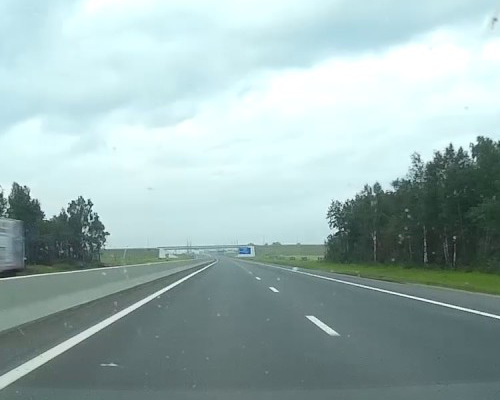
#> input picture Hough/Rog49.png, 500 x 400 px
$ jupyter execute 'Root detector v2.ipynb'
#> lines starting #> are read from the running program, lines starting #| are printed output that depends on the picture; after the words box and inside, x2 and y2 are one past the last pixel; in counts of white or black regions, pixels touching at a corner belong together
[cell 1]
import cv2
import numpy  as np
import pandas as pd
import matplotlib.pylab as plt

[cell 2]
def view(img, x=7, y=7, _cmap='autumn_r'):
    plt.figure(figsize=(x, y))
    plt.imshow(img, cmap=_cmap)
    plt.show()

### Const

[cell 3]
min_crossing_angle = 1

### Functions

[cell 4]
def region_of_interest_rgb(img, vertices):
    mask             = np.zeros_like(img)
    channel_count    = img.shape[2]
    match_mask_color = (255,) * channel_count # (255, 255, 255)

    cv2.fillPoly(mask, vertices, match_mask_color)

    masked_image = cv2.bitwise_and(img, mask)
    return masked_image


def region_of_interest_canny(img, vertices):
    mask             = np.zeros_like(img)
    match_mask_color = 255

    cv2.fillPoly(mask, vertices, match_mask_color)

    masked_image = cv2.bitwise_and(img, mask)
    return masked_image

### 1. Read Image

[cell 5]
image   = cv2.imread('Rog49.png')
#> image is the input picture: shape (400, 500, 3); mean B, G, R 179.8, 180.6, 157.6
image   = cv2.cvtColor(image, cv2.COLOR_BGR2RGB)

[cell 6]
view(image)

### Function of interest region

[cell 7]
h, w, _ = image.shape
#> h = 400; w = 500

region_of_VP = [
    (0, h),
    (w/2, h/2),
    (w, h)
]
#> region_of_VP = [(0, 400), (250, 200), (500, 400)]

cut_image = region_of_interest_rgb(image,
                np.array([region_of_VP], np.int32))
#> in region_of_interest_rgb, `cv2.fillPoly(mask, vertices, match_mask_color)`:
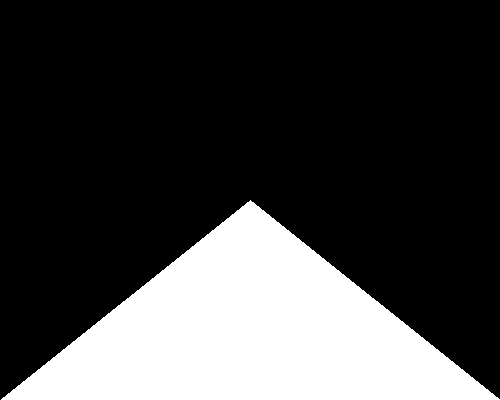
#> mask: shape (400, 500, 3); 25% white; 1 white region, box (x1, y1, x2, y2) and area: (1, 200, 500, 400) 50050
#> in region_of_interest_rgb, `masked_image = cv2.bitwise_and(img, mask)`:
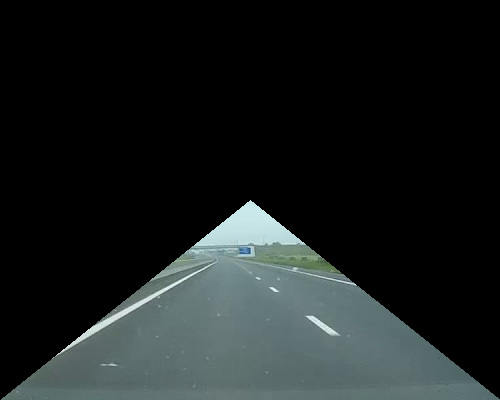
#> masked_image: shape (400, 500, 3); mean R, G, B 26.3, 31.2, 31.1

### Make gray

[cell 8]
gray      = cv2.cvtColor(image, cv2.COLOR_RGB2GRAY)
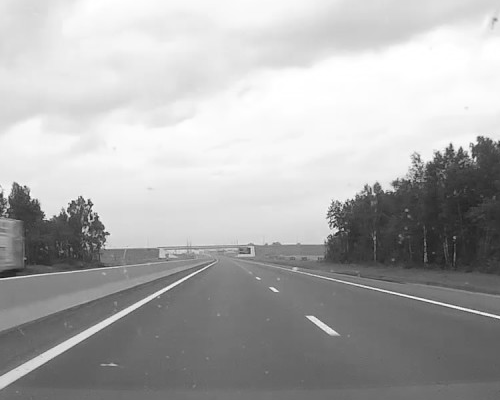
#> gray: shape (400, 500); min 22, max 255, mean 173.7
gray_cut  = cv2.cvtColor(cut_image, cv2.COLOR_RGB2GRAY)

### Make bloor

[cell 9]
blur     = cv2.blur(gray,(3,3))
blur_cut = cv2.blur(gray_cut,(3,3))
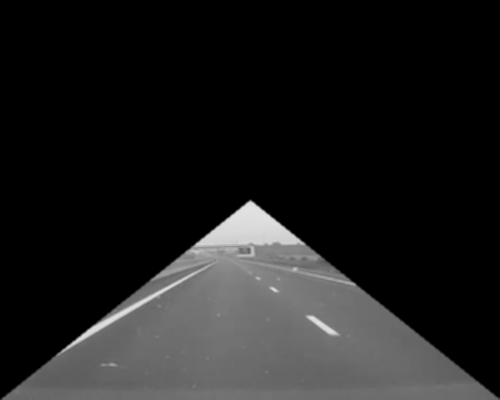
#> blur_cut: shape (400, 500); min 0, max 225, mean 29.8

[cell 10]
view(blur, _cmap='gray')

### Calcualte Median

[cell 11]
medin = np.median(blur.reshape(-1)) # we calculate this to calculate low and high thresh
#> medin = 213
medin
#> Out = 213

### Calculate thresh

[cell 12]
std_dev = 0.5

low_thresh  = medin / std_dev
#> low_thresh = 426
high_thresh = medin * std_dev
#> high_thresh = 106.5

print(low_thresh, "|||", high_thresh)
#| 426.0 ||| 106.5

### Calculate Canny

[cell 13]
canny = cv2.Canny(blur, low_thresh, high_thresh)
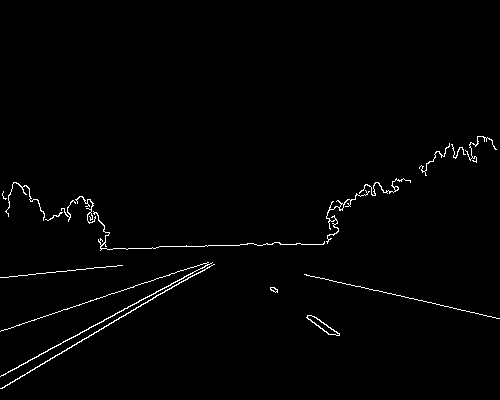
#> canny: shape (400, 500); 1.3% white in thin lines or dots, all inside (x1, y1, x2, y2) = (0, 136, 500, 389)
view(canny, _cmap='gray')

### Hough threshold

[cell 14]
def calculate_hough_threshold(img, houghlines_divisor):
#> called with houghlines_divisor = 19
    image_rows = img.shape[0] ** 2
#> image_rows = 160000
    image_cols = img.shape[1] ** 2
#> image_cols = 250000

    hough_threshold = (np.sqrt(image_rows + image_cols) / houghlines_divisor)
#> hough_threshold = 33.7

    return hough_threshold

[cell 15]
houghlines_divisor = 19
hough_threshold    = int(calculate_hough_threshold(canny, houghlines_divisor))
#> hough_threshold = 33
hough_threshold
#> Out = 33

### Hough

[cell 16]
lines  = cv2.HoughLines(canny, 1, np.pi / 180, hough_threshold)
#> lines = 85 rows, first 8: [331, 1.08], [198, 1.8], [334, 1.03], [335, 1.05], [249, 1.55], [333, 1.1], [330, 1.06], [276, 1.47]
points = []

[cell 17]
def draw_hough_lines(img, lines):

    copy_img = img.copy()
    img2 = img.copy()

    for i in range(len(lines)):
        # rho Это дистанция до кординаты (center,center)
        # theta угол повората изображения
        rho    = lines[i][0][0]
        theta1 = lines[i][0][1]

        theta_thresh  = 0.2

        costheta1 = 0
        costheta2 = 0

        sintheta1 = 0
        sintheta2 = 0

        rho1 = 0
        rho2 = 0

        if ((theta1 >(0 + theta_thresh)) and (theta1 < (np.pi / 2 - theta_thresh)) or (theta1 >((np.pi / 2) + theta_thresh)) and (theta1 < (np.pi - theta_thresh))):

            # a нормирование
            # b нормирование
            a = np.cos(theta1)
            b = np.sin(theta1)
            # кадинаты
            x0 = a * rho
            y0 = b * rho

            # начало вектора
            x1 = int(x0 + 1000 * (-b))
            y1 = int(y0 + 1000 * (a))
            # конец вектора
            x2 = int(x0 - 1000 * (-b))
            y2 = int(y0 - 1000 * (a))
            # Рисование
            cv2.line(copy_img, (x1, y1), (x2, y2), (0, 255, 255), 2)

            costheta1 = np.cos(theta1)
            sintheta1 = np.sin(theta1)
            rho1 = rho

            for j in range(i + 1, len(lines)):
                rho    = lines[j][0][0]
                theta2 = lines[j][0][1]

                costheta2 = np.cos(theta2)
                sintheta2 = np.sin(theta2)

                rho2 = rho

                if ((np.abs(theta1) - np.abs(theta2)) < min_crossing_angle):
                    break

                determinative = (costheta1 * sintheta2) - (sintheta1 * costheta2)

                intersection_x = ( ( sintheta2 * rho1) - (sintheta1 * rho2) ) / determinative
                intersection_y = ( (-costheta2 * rho1) + (costheta1 * rho2) ) / determinative

                if (intersection_x > 0) and (intersection_y > 0):
                    if not np.isinf(intersection_x):
                        if not np.isinf(intersection_y):

                            intersection_x = int(intersection_x)
                            intersection_y = int(intersection_y)
                            points.append([intersection_x, intersection_y])
                            img2 = cv2.drawMarker(img2, (intersection_x, intersection_y), (0, 255, 255), cv2.MARKER_CROSS, 5, 5, 1)
#> this loop made 85 passes
#> (theta1, costheta1, sintheta1, rho1, a, b, x0) on passes 1, 2, 3, 4, 6, 7, 9, 10, 12, 13, 14, 15: (1.08, 0.469, 0.883, 331, 0.469, 0.883, 155.4), (1.8, -0.225, 0.974, 198, -0.225, 0.974, -44.54), (1.03, 0.515, 0.857, 334, 0.515, 0.857, 172), (1.05, 0.5, 0.866, 335, 0.5, 0.866, 167.5), (1.1, 0.454, 0.891, 333, 0.454, 0.891, 151.2), (1.06, 0.485, 0.875, 330, 0.485, 0.875, 160), (1.26, 0.309, 0.951, 314, 0.309, 0.951, 97.03), (1.24, 0.326, 0.946, 313, 0.326, 0.946, 101.9), (1.01, 0.53, 0.848, 331, 0.53, 0.848, 175.4), (1.13, 0.423, 0.906, 330, 0.423, 0.906, 139.5), (1.78, -0.208, 0.978, 206, -0.208, 0.978, -42.83), (1.12, 0.438, 0.899, 337, 0.438, 0.899, 147.7)
#> (theta1, costheta1, sintheta1, rho1, a, b, x0) on pass 39: (1.17, 0, 0, 0, 0.391, 0.921, 124.6)
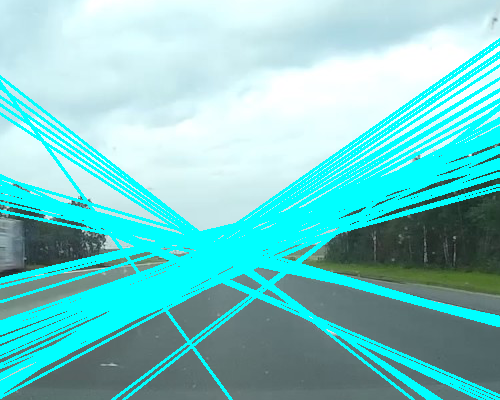
#> copy_img: shape (400, 500, 3); mean R, G, B 120.3, 203.1, 202.7
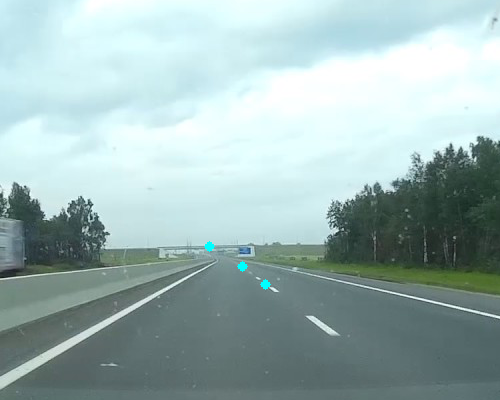
#> img2: shape (400, 500, 3); mean R, G, B 157.5, 180.7, 179.9

    return img2

[cell 18]
view(draw_hough_lines(image, lines), 15, 15)

### Kmeans

[cell 19]
from sklearn import cluster

[cell 20]
def cluster_intersects(points):
    db = cluster.DBSCAN(eps=5, min_samples=1).fit(np.array(points))
    labels = db.labels_
    biggest_cluster = np.argmax(np.bincount(labels))
    vp = tuple(np.mean(np.array(points)[labels==biggest_cluster], axis=0).astype('int'))
    return vp

[cell 21]
def draw_vp_of_clustering(img, points):
    new_img = img.copy()
    vp = cluster_intersects(points)
    new_img = cv2.drawMarker(new_img, vp, (0, 255, 255), cv2.MARKER_CROSS, 5, 5, 1)
#> new_img: shape (400, 500, 3); mean R, G, B 157.6, 180.6, 179.8
    print(vp)
#| (209, 246)
    return new_img

$ run again, with Hough/Rog08.png copied over Hough/Rog49.png
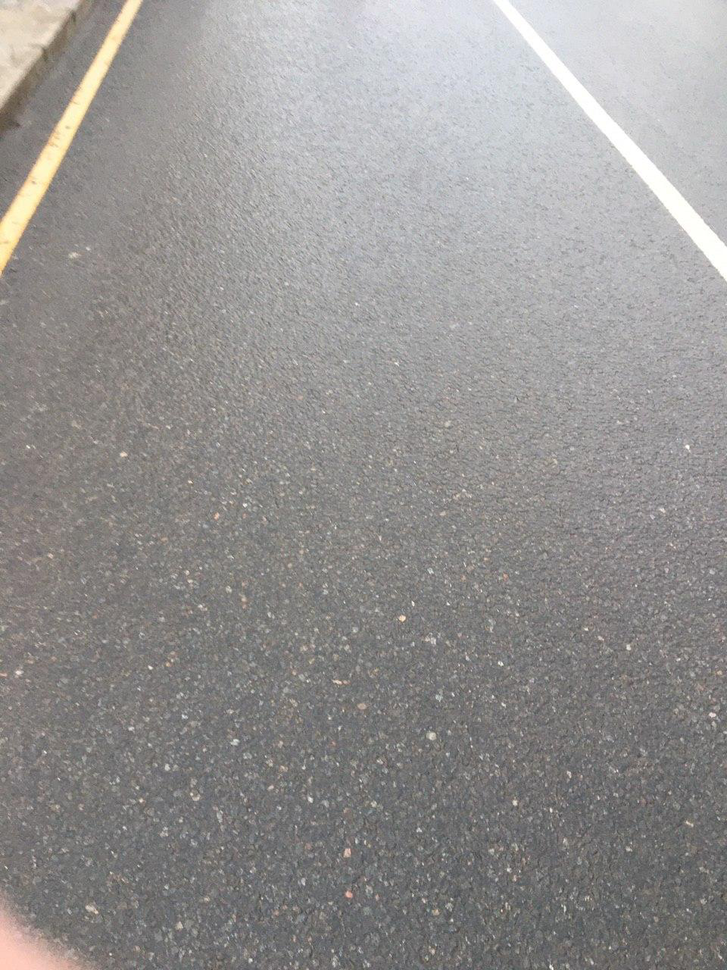
#> input picture Hough/Rog08.png, 727 x 970 px, shrunk from 960 x 1280 before the run
#> image is the input picture: shape (970, 727, 3); mean B, G, R 145.4, 146.7, 148.9
#> in region_of_interest_rgb, `cv2.fillPoly(mask, vertices, match_mask_color)`:
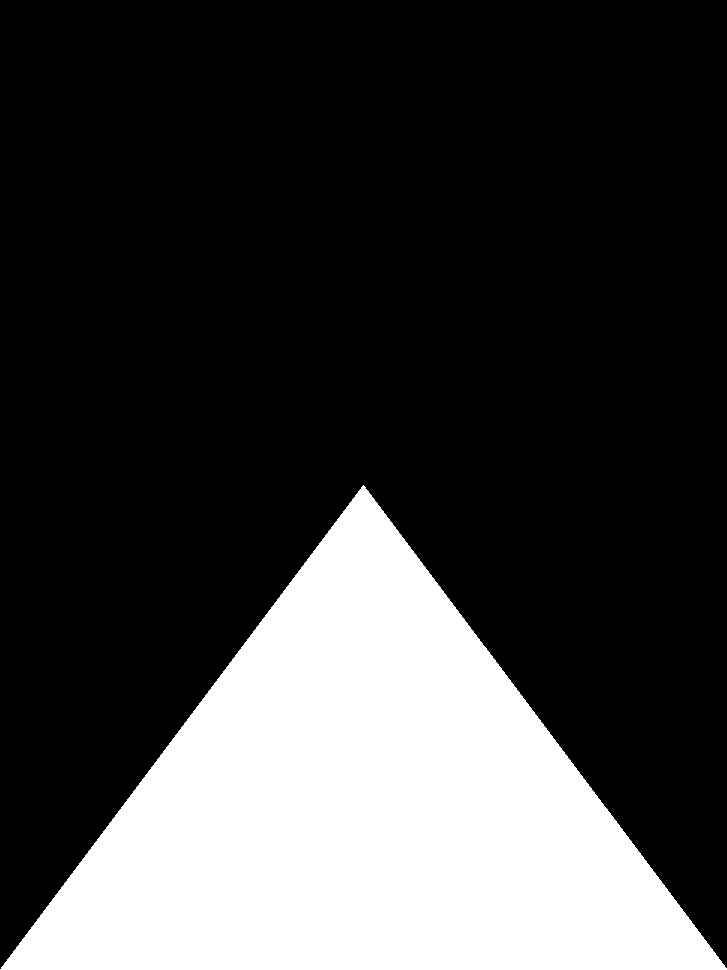
#> mask: shape (970, 727, 3); 25.1% white; 1 white region, box (x1, y1, x2, y2) and area: (0, 485, 727, 970) 176782
#> medin = 137
#> low_thresh = 274
#> high_thresh = 68.5
#| 274.0 ||| 68.5
#> canny: shape (970, 727); 0.42% white in thin lines or dots
#> `hough_threshold    = int(calculate_hough_threshold(canny, houghlines_d..`: hough_threshold = 63
#> lines = 16 rows, first 8: [-377, 2.44], [-376, 2.41], [127, 0.471], [-383, 2.43], [111, 0.524], [-387, 2.46], [110, 0.506], [129, 0.489]
#> the loop in draw_hough_lines, `for i in range(len(lines)):` made 16 passes
#> (theta1, costheta1, sintheta1, rho1, a, b, x0) on passes 1 to 8: (2.44, -0.766, 0.643, -377, -0.766, 0.643, 288.8), (2.41, -0.743, 0.669, -376, -0.743, 0.669, 279.4), (0.471, 0.891, 0.454, 127, 0.891, 0.454, 113.2), (2.43, -0.755, 0.656, -383, -0.755, 0.656, 289.1), (0.524, 0.866, 0.5, 111, 0.866, 0.5, 96.13), (2.46, -0.777, 0.629, -387, -0.777, 0.629, 300.8), (0.506, 0.875, 0.485, 110, 0.875, 0.485, 96.21), (0.489, 0.883, 0.469, 129, 0.883, 0.469, 113.9)
#> after the loop in draw_hough_lines, `for i in range(len(lines)):`:
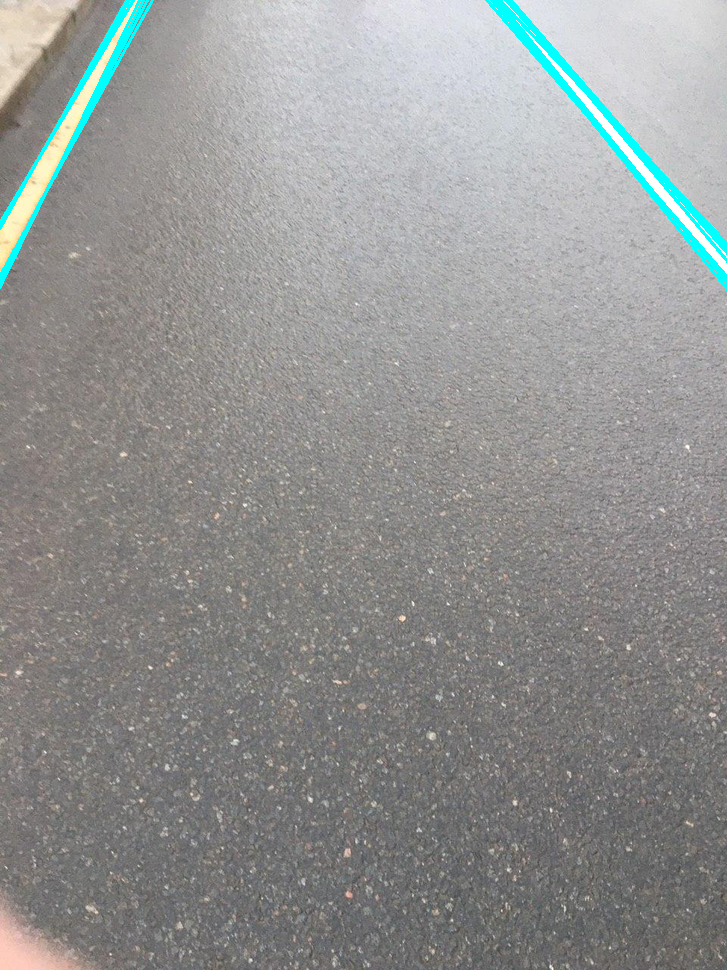
#> copy_img: shape (970, 727, 3); mean R, G, B 145.9, 147.3, 146.2
#> after the loop in draw_hough_lines, `for i in range(len(lines)):`: points = []

$ run again, with Hough/Rog46.png copied over Hough/Rog49.png
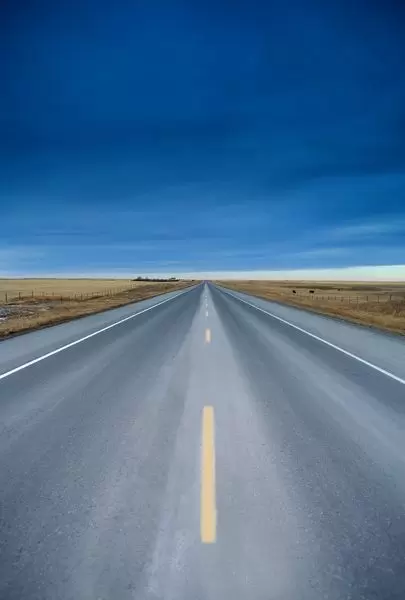
#> input picture Hough/Rog46.png, 405 x 600 px
#> image is the input picture: shape (600, 405, 3); mean B, G, R 147, 111.7, 75.6
#> in region_of_interest_rgb, `cv2.fillPoly(mask, vertices, match_mask_color)`:
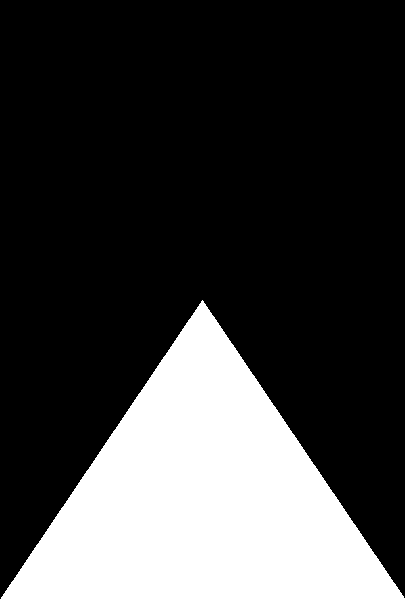
#> mask: shape (600, 405, 3); 25.1% white; 1 white region, box (x1, y1, x2, y2) and area: (0, 300, 405, 600) 61001
#> medin = 111
#> low_thresh = 222
#> high_thresh = 55.5
#| 222.0 ||| 55.5
#> canny: shape (600, 405); 0.96% white in thin lines or dots, all inside (x1, y1, x2, y2) = (0, 264, 405, 384)
#> `hough_threshold    = int(calculate_hough_threshold(canny, houghlines_d..`: hough_threshold = 38
#> lines = 144 rows, first 8: [343, 1.13], [158, 2.04], [328, 1.29], [280, 1.57], [276, 1.59], [278, 1.54], [340, 1.13], [275, 1.55]
#> the loop in draw_hough_lines, `for i in range(len(lines)):` made 144 passes
#> (theta1, costheta1, sintheta1, rho1, a, b, x0) on passes 1, 2, 3, 7, 9, 10, 13, 14: (1.13, 0.423, 0.906, 343, 0.423, 0.906, 145), (2.04, -0.454, 0.891, 158, -0.454, 0.891, -71.73), (1.29, 0.276, 0.961, 328, 0.276, 0.961, 90.41), (1.13, 0.423, 0.906, 340, 0.423, 0.906, 143.7), (2.04, -0.454, 0.891, 155, -0.454, 0.891, -70.37), (1.15, 0.407, 0.914, 342, 0.407, 0.914, 139.1), (1.33, 0.242, 0.97, 324, 0.242, 0.97, 78.38), (2.02, -0.438, 0.899, 165, -0.438, 0.899, -72.33)
#> after the loop in draw_hough_lines, `for i in range(len(lines)):`:
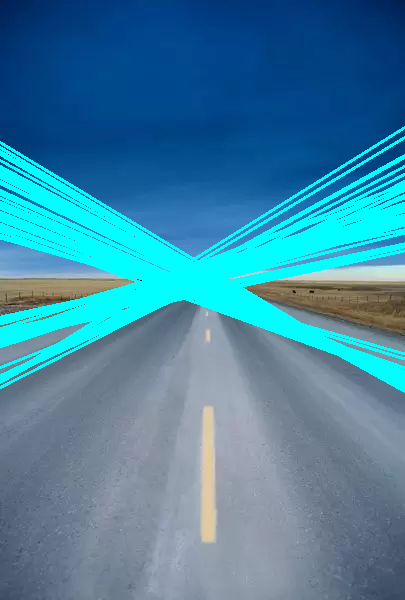
#> copy_img: shape (600, 405, 3); mean R, G, B 63.8, 131.7, 161.3

$ run again, with Hough/sudoku.png copied over Hough/Rog49.png
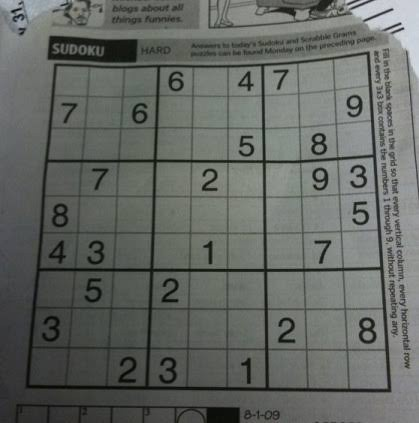
#> input picture Hough/sudoku.png, 419 x 423 px
#> image is the input picture: shape (423, 419, 3); mean B, G, R 99.1, 103.3, 99.8
#> mask: shape (423, 419, 3); 25.2% white; 1 white region, box (x1, y1, x2, y2) and area: (0, 211, 419, 423) 44624
#> medin = 104
#> low_thresh = 208
#> high_thresh = 52
#| 208.0 ||| 52.0
#> canny: shape (423, 419); 7.5% white in thin lines or dots
#> `hough_threshold    = int(calculate_hough_threshold(canny, houghlines_d..`: hough_threshold = 31
#> the loop in draw_hough_lines, `for i in range(len(lines)):` made 7724 passes
#> (theta1, costheta1, sintheta1, rho1, a, b, x0) on passes 120, 132, 136, 140, 148, 155, 162: (0.785, 0.707, 0.707, 327, 0.707, 0.707, 231.2), (2.88, -0.966, 0.259, -307, -0.966, 0.259, 296.5), (2.93, -0.978, 0.208, -329, -0.978, 0.208, 321.8), (0.785, 0.707, 0.707, 325, 0.707, 0.707, 229.8), (0.785, 0.707, 0.707, 330, 0.707, 0.707, 233.3), (0.436, 0.906, 0.423, 398, 0.906, 0.423, 360.7), (2.36, -0.707, 0.707, -62, -0.707, 0.707, 43.84)
#> after the loop in draw_hough_lines, `for i in range(len(lines)):`:
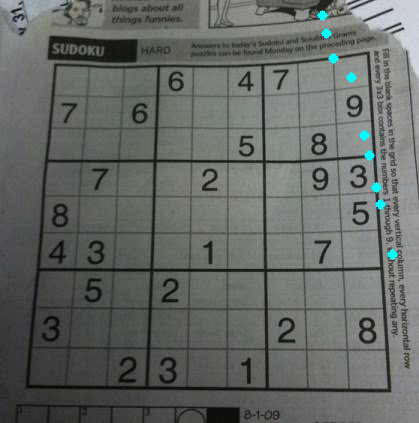
#> img2: shape (423, 419, 3); mean R, G, B 99.4, 103.8, 99.6
#> new_img: shape (423, 419, 3); mean R, G, B 99.8, 103.3, 99.2
#| (322, 15)
